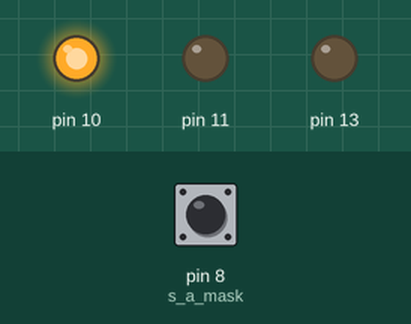
Simulated run of this program. Board: Arduino Nano, built with avr-gcc and run on an emulated ATmega328P. On the bench: output pins drawn as LEDs (lit = HIGH). The inputs (shaded band) are chosen by the test bench; at power-on: pin 8 (s_a_mask) HIGH. What the program prints to the serial monitor is not drawn.

Above: at 0.1 s.
Timing chart, 0 to 1.6 s (numbered marks = the images above):
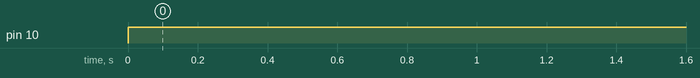

Measured:
- by itself, pin 10: LOW → HIGH at 0.00 s

The program:

main.cpp
```cpp
#include <Arduino.h>
#include "encoder.h"
#include "digital_out.h"
#include "motorpwm.h"

#define PRINT_MS 20
#define CPR 1400
#define RPM_WIN_MS 20

long last_pos = 0;
unsigned long last_rpm_ms = 0;
long rpm_val = 0;

int main() {
  init();
  Serial.begin(9600);

  encoder_init(0, 1, 5);
  motor_pwm_init();


  motor_pwm_setA(255);  // D10 at 100%
  motor_pwm_setB(0);    // D11 at 0%

  unsigned long last = 0;

  while (1) {
    unsigned long now = millis();

    if (now - last_rpm_ms >= RPM_WIN_MS) {
      long pos = encoder_position();
      long delta = pos - last_pos;
      last_pos = pos;
      last_rpm_ms += RPM_WIN_MS;

      if (CPR > 0) rpm_val = (delta * 3000L) / CPR;
      else         rpm_val = 0;
    }

    if (now - last >= PRINT_MS) {
      last = now;
      Serial.print(encoder_position());
      Serial.print(", rpm=");
      Serial.println(rpm_val);
    }
  }
}
```

digital_in.h
```cpp
#ifndef DIGITAL_IN_H
#define DIGITAL_IN_H

#include <stdint.h>

class Digital_in {
public:
    Digital_in(uint8_t pin);
    void init();
    bool is_hi();
    bool is_lo();

private:
    uint8_t pinMask;
};

#endif
```

digital_out.h
```cpp
#include <stdint.h>
#include <Arduino.h>
class Digital_out
{
public:
    Digital_out(int port_no)
    {
        pinMask = (1<<port_no);
    }
    void init()
    {
        DDRB |= (pinMask);
    }
    void set_hi()
    {
        PORTB |= (pinMask);
    }
    void set_lo()
    {
        PORTB &= ~(pinMask);
    }
    void toggle()
    {
        PORTB ^= (pinMask);
    }
private:
    int8_t pinMask;
};
```

encoder.h
```cpp
#ifndef ENCODER_H
#define ENCODER_H

#include <stdint.h>

void encoder_init(uint8_t a_bit, uint8_t b_bit, uint8_t led_bit = 5);
int encoder_position(void);

#endif
```

motorpwm.h
```cpp
#ifndef MOTORPWM_H
#define MOTORPWM_H

#include <stdint.h>
#include <Arduino.h>

// Initialize PWM on D10 (Timer1 OC1B) and D11 (Timer2 OC2A)
void motor_pwm_init();

// Set PWM duty on D10 (0–255)
void motor_pwm_setA(uint8_t duty);

// Set PWM duty on D11 (0–255)
void motor_pwm_setB(uint8_t duty);

#endif
```

digital_in.cpp
```cpp
#include <avr/io.h>
#include "digital_in.h"

Digital_in::Digital_in(uint8_t pin)
: pinMask(1 << pin) {}

void Digital_in::init() {
    DDRB &= ~pinMask;
    PORTB |= pinMask;
}

bool Digital_in::is_hi() {
    return (PINB & pinMask) != 0;
}

bool Digital_in::is_lo() {
    return (PINB & pinMask) == 0;
}
```

encoder.cpp
```cpp
#include <avr/io.h>
#include <avr/interrupt.h>
#include "encoder.h"
#include "digital_in.h"
#include "digital_out.h"

static volatile int32_t s_pos = 0;
static uint8_t s_a_mask = 0;
static uint8_t s_b_mask = 0;
static uint8_t s_led_mask = 0;

void encoder_init(uint8_t a_bit, uint8_t b_bit, uint8_t led_bit)
{
    s_a_mask   = (uint8_t)(1u << a_bit);
    s_b_mask   = (uint8_t)(1u << b_bit);
    s_led_mask = (uint8_t)(1u << led_bit);

    Digital_in A(a_bit);  A.init();
    Digital_in B(b_bit);  B.init();
    Digital_out LED(led_bit);
    LED.init();

    PCICR  |= (1 << PCIE0);
    PCMSK0 |= s_a_mask;
    PCIFR  |= (1 << PCIF0);

    sei();
}

int encoder_position(void)
{
    return (int)s_pos;
}

ISR(PCINT0_vect)
{
    uint8_t pinb = PINB;
    bool a = (pinb & s_a_mask) != 0;
    bool b = (pinb & s_b_mask) != 0;

    if (a == b) { s_pos--; } else { s_pos++; }
}
```

motorpwm.cpp
```cpp
#include "motorpwm.h"
#include <avr/io.h>

void motor_pwm_init()
{
    // D10 (PB2/OC1B)
    DDRB |= (1 << PB2);
    // 8-bit Fast PWM on Timer1
    TCCR1A = (1 << WGM10) | (1 << COM1B1);
    TCCR1B = (1 << WGM12) | (1 << CS10); // prescaler 1 (~31 kHz)
    OCR1B = 0;

    // D11 (PB3/OC2A)
    DDRB |= (1 << PB3);
    // Fast PWM on Timer2
    TCCR2A = (1 << WGM20) | (1 << WGM21) | (1 << COM2A1);
    TCCR2B = (1 << CS20); // prescaler 1 (~62 kHz)
    OCR2A = 0;
}

void motor_pwm_setA(uint8_t duty)
{
    OCR1B = duty; // D10
}

void motor_pwm_setB(uint8_t duty)
{
    OCR2A = duty; // D11
}
```
